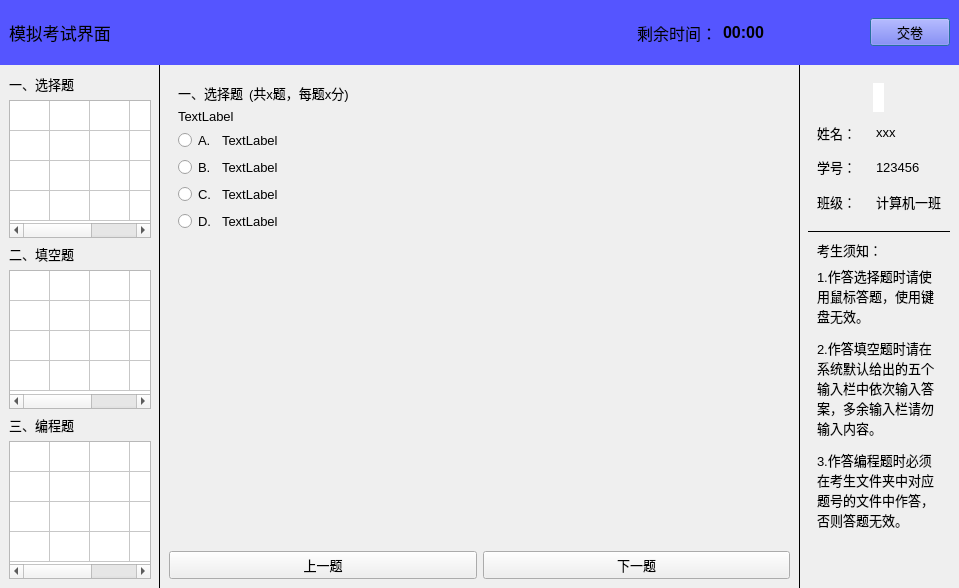
<?xml version="1.0" encoding="UTF-8"?>
<ui version="4.0">
 <class>ExamDialog</class>
 <widget class="QDialog" name="ExamDialog">
  <property name="geometry">
   <rect>
    <x>0</x>
    <y>0</y>
    <width>959</width>
    <height>588</height>
   </rect>
  </property>
  <property name="windowTitle">
   <string>Dialog</string>
  </property>
  <layout class="QGridLayout" name="gridLayout" rowstretch="1,8" columnstretch="1,4,1">
   <property name="leftMargin">
    <number>0</number>
   </property>
   <property name="topMargin">
    <number>0</number>
   </property>
   <property name="rightMargin">
    <number>0</number>
   </property>
   <property name="bottomMargin">
    <number>0</number>
   </property>
   <property name="spacing">
    <number>0</number>
   </property>
   <item row="0" column="0" colspan="3">
    <widget class="QWidget" name="widget_5" native="true">
     <property name="styleSheet">
      <string notr="true">background-color: rgb(85, 85, 255);</string>
     </property>
     <layout class="QHBoxLayout" name="horizontalLayout_5">
      <item>
       <widget class="QLabel" name="label_19">
        <property name="font">
         <font>
          <pointsize>13</pointsize>
         </font>
        </property>
        <property name="text">
         <string>模拟考试界面</string>
        </property>
       </widget>
      </item>
      <item>
       <spacer name="horizontalSpacer">
        <property name="orientation">
         <enum>Qt::Horizontal</enum>
        </property>
        <property name="sizeHint" stdset="0">
         <size>
          <width>40</width>
          <height>20</height>
         </size>
        </property>
       </spacer>
      </item>
      <item>
       <widget class="QLabel" name="label_17">
        <property name="font">
         <font>
          <pointsize>12</pointsize>
         </font>
        </property>
        <property name="text">
         <string>剩余时间：</string>
        </property>
       </widget>
      </item>
      <item>
       <widget class="QLabel" name="label_time">
        <property name="font">
         <font>
          <pointsize>12</pointsize>
          <bold>true</bold>
         </font>
        </property>
        <property name="text">
         <string>00:00</string>
        </property>
       </widget>
      </item>
      <item>
       <spacer name="horizontalSpacer_2">
        <property name="orientation">
         <enum>Qt::Horizontal</enum>
        </property>
        <property name="sizeType">
         <enum>QSizePolicy::Fixed</enum>
        </property>
        <property name="sizeHint" stdset="0">
         <size>
          <width>100</width>
          <height>20</height>
         </size>
        </property>
       </spacer>
      </item>
      <item>
       <widget class="QPushButton" name="btn_submit">
        <property name="font">
         <font>
          <pointsize>10</pointsize>
         </font>
        </property>
        <property name="text">
         <string>交卷</string>
        </property>
       </widget>
      </item>
     </layout>
    </widget>
   </item>
   <item row="1" column="0">
    <widget class="QWidget" name="widget_3" native="true">
     <property name="styleSheet">
      <string notr="true">QWidget#widget_3{border-right: 1px solid #000;}</string>
     </property>
     <layout class="QVBoxLayout" name="verticalLayout">
      <item>
       <layout class="QHBoxLayout" name="horizontalLayout">
        <property name="spacing">
         <number>0</number>
        </property>
        <item>
         <widget class="QLabel" name="label">
          <property name="font">
           <font>
            <pointsize>10</pointsize>
           </font>
          </property>
          <property name="text">
           <string>一、选择题</string>
          </property>
         </widget>
        </item>
       </layout>
      </item>
      <item>
       <widget class="QTableWidget" name="tableWidget_choice">
        <property name="cursor" stdset="0">
         <cursorShape>ArrowCursor</cursorShape>
        </property>
        <property name="focusPolicy">
         <enum>Qt::NoFocus</enum>
        </property>
        <property name="editTriggers">
         <set>QAbstractItemView::NoEditTriggers</set>
        </property>
        <property name="selectionMode">
         <enum>QAbstractItemView::NoSelection</enum>
        </property>
        <property name="selectionBehavior">
         <enum>QAbstractItemView::SelectItems</enum>
        </property>
        <property name="rowCount">
         <number>4</number>
        </property>
        <property name="columnCount">
         <number>5</number>
        </property>
        <attribute name="horizontalHeaderVisible">
         <bool>false</bool>
        </attribute>
        <attribute name="horizontalHeaderDefaultSectionSize">
         <number>40</number>
        </attribute>
        <attribute name="verticalHeaderVisible">
         <bool>false</bool>
        </attribute>
        <row/>
        <row/>
        <row/>
        <row/>
        <column/>
        <column/>
        <column/>
        <column/>
        <column/>
       </widget>
      </item>
      <item>
       <layout class="QHBoxLayout" name="horizontalLayout_2">
        <property name="spacing">
         <number>0</number>
        </property>
        <property name="topMargin">
         <number>0</number>
        </property>
        <item>
         <widget class="QLabel" name="label_5">
          <property name="font">
           <font>
            <pointsize>10</pointsize>
           </font>
          </property>
          <property name="text">
           <string>二、填空题</string>
          </property>
         </widget>
        </item>
       </layout>
      </item>
      <item>
       <widget class="QTableWidget" name="tableWidget_completion">
        <property name="focusPolicy">
         <enum>Qt::NoFocus</enum>
        </property>
        <property name="editTriggers">
         <set>QAbstractItemView::NoEditTriggers</set>
        </property>
        <property name="selectionMode">
         <enum>QAbstractItemView::NoSelection</enum>
        </property>
        <property name="rowCount">
         <number>4</number>
        </property>
        <property name="columnCount">
         <number>5</number>
        </property>
        <attribute name="horizontalHeaderVisible">
         <bool>false</bool>
        </attribute>
        <attribute name="horizontalHeaderDefaultSectionSize">
         <number>40</number>
        </attribute>
        <attribute name="verticalHeaderVisible">
         <bool>false</bool>
        </attribute>
        <row/>
        <row/>
        <row/>
        <row/>
        <column/>
        <column/>
        <column/>
        <column/>
        <column/>
       </widget>
      </item>
      <item>
       <layout class="QHBoxLayout" name="horizontalLayout_3">
        <property name="spacing">
         <number>0</number>
        </property>
        <property name="topMargin">
         <number>0</number>
        </property>
        <item>
         <widget class="QLabel" name="label_7">
          <property name="font">
           <font>
            <pointsize>10</pointsize>
           </font>
          </property>
          <property name="text">
           <string>三、编程题</string>
          </property>
         </widget>
        </item>
       </layout>
      </item>
      <item>
       <widget class="QTableWidget" name="tableWidget_program">
        <property name="focusPolicy">
         <enum>Qt::NoFocus</enum>
        </property>
        <property name="editTriggers">
         <set>QAbstractItemView::NoEditTriggers</set>
        </property>
        <property name="selectionMode">
         <enum>QAbstractItemView::NoSelection</enum>
        </property>
        <property name="rowCount">
         <number>4</number>
        </property>
        <property name="columnCount">
         <number>5</number>
        </property>
        <attribute name="horizontalHeaderVisible">
         <bool>false</bool>
        </attribute>
        <attribute name="horizontalHeaderDefaultSectionSize">
         <number>40</number>
        </attribute>
        <attribute name="verticalHeaderVisible">
         <bool>false</bool>
        </attribute>
        <row/>
        <row/>
        <row/>
        <row/>
        <column/>
        <column/>
        <column/>
        <column/>
        <column/>
       </widget>
      </item>
     </layout>
    </widget>
   </item>
   <item row="1" column="2">
    <widget class="QWidget" name="widget_2" native="true">
     <property name="styleSheet">
      <string notr="true">QWidget#widget_2{border-left: 1px solid #000;}</string>
     </property>
     <layout class="QVBoxLayout" name="verticalLayout_2" stretch="1,1">
      <item>
       <widget class="QWidget" name="widget_6" native="true">
        <layout class="QGridLayout" name="gridLayout_2">
         <item row="0" column="0" colspan="2">
          <layout class="QHBoxLayout" name="horizontalLayout_4">
           <item alignment="Qt::AlignHCenter">
            <widget class="QLabel" name="label_10">
             <property name="maximumSize">
              <size>
               <width>100</width>
               <height>100</height>
              </size>
             </property>
             <property name="styleSheet">
              <string notr="true">border: 2px solid #fff;
border-radius: 50px;
background-color: rgb(255, 255, 255);</string>
             </property>
             <property name="text">
              <string/>
             </property>
             <property name="pixmap">
              <pixmap resource="res.qrc">:/resource/user.png</pixmap>
             </property>
             <property name="scaledContents">
              <bool>true</bool>
             </property>
             <property name="margin">
              <number>20</number>
             </property>
            </widget>
           </item>
          </layout>
         </item>
         <item row="1" column="0">
          <widget class="QLabel" name="label_13">
           <property name="font">
            <font>
             <pointsize>10</pointsize>
            </font>
           </property>
           <property name="text">
            <string>姓名：</string>
           </property>
          </widget>
         </item>
         <item row="1" column="1">
          <widget class="QLabel" name="label_16">
           <property name="font">
            <font>
             <pointsize>10</pointsize>
            </font>
           </property>
           <property name="text">
            <string>xxx</string>
           </property>
          </widget>
         </item>
         <item row="2" column="0">
          <widget class="QLabel" name="label_11">
           <property name="font">
            <font>
             <pointsize>10</pointsize>
            </font>
           </property>
           <property name="text">
            <string>学号：</string>
           </property>
          </widget>
         </item>
         <item row="2" column="1">
          <widget class="QLabel" name="label_15">
           <property name="font">
            <font>
             <pointsize>10</pointsize>
            </font>
           </property>
           <property name="text">
            <string>123456</string>
           </property>
          </widget>
         </item>
         <item row="3" column="0">
          <widget class="QLabel" name="label_12">
           <property name="font">
            <font>
             <pointsize>10</pointsize>
            </font>
           </property>
           <property name="text">
            <string>班级：</string>
           </property>
          </widget>
         </item>
         <item row="3" column="1">
          <widget class="QLabel" name="label_14">
           <property name="font">
            <font>
             <pointsize>10</pointsize>
            </font>
           </property>
           <property name="text">
            <string>计算机一班</string>
           </property>
          </widget>
         </item>
        </layout>
       </widget>
      </item>
      <item>
       <widget class="QWidget" name="widget" native="true">
        <property name="styleSheet">
         <string notr="true">QWidget#widget{border-top: 1px solid #000;}</string>
        </property>
        <layout class="QVBoxLayout" name="verticalLayout_3">
         <item>
          <widget class="QLabel" name="label_3">
           <property name="font">
            <font>
             <pointsize>10</pointsize>
            </font>
           </property>
           <property name="text">
            <string>考生须知：</string>
           </property>
          </widget>
         </item>
         <item>
          <widget class="QLabel" name="label_9">
           <property name="font">
            <font>
             <pointsize>10</pointsize>
            </font>
           </property>
           <property name="text">
            <string>&lt;html&gt;&lt;head/&gt;&lt;body&gt;&lt;p&gt;1.作答选择题时请使用鼠标答题，使用键盘无效。&lt;/p&gt;&lt;p&gt;2.作答填空题时请在系统默认给出的五个输入栏中依次输入答案，多余输入栏请勿输入内容。&lt;/p&gt;&lt;p&gt;3.作答编程题时必须在考生文件夹中对应题号的文件中作答，否则答题无效。&lt;/p&gt;&lt;/body&gt;&lt;/html&gt;</string>
           </property>
           <property name="wordWrap">
            <bool>true</bool>
           </property>
          </widget>
         </item>
         <item>
          <spacer name="verticalSpacer_4">
           <property name="orientation">
            <enum>Qt::Vertical</enum>
           </property>
           <property name="sizeHint" stdset="0">
            <size>
             <width>20</width>
             <height>40</height>
            </size>
           </property>
          </spacer>
         </item>
        </layout>
       </widget>
      </item>
     </layout>
    </widget>
   </item>
   <item row="1" column="1">
    <widget class="QWidget" name="widget_4" native="true">
     <property name="styleSheet">
      <string notr="true"/>
     </property>
     <layout class="QVBoxLayout" name="verticalLayout_4">
      <item>
       <widget class="QStackedWidget" name="stackedWidget">
        <property name="currentIndex">
         <number>0</number>
        </property>
        <widget class="QWidget" name="page">
         <layout class="QVBoxLayout" name="verticalLayout_7">
          <item>
           <layout class="QHBoxLayout" name="horizontalLayout_6">
            <item>
             <widget class="QLabel" name="label_2">
              <property name="font">
               <font>
                <pointsize>10</pointsize>
               </font>
              </property>
              <property name="text">
               <string>一、选择题</string>
              </property>
             </widget>
            </item>
            <item>
             <widget class="QLabel" name="label_choiceScore">
              <property name="font">
               <font>
                <pointsize>10</pointsize>
               </font>
              </property>
              <property name="text">
               <string>(共x题，每题x分)</string>
              </property>
             </widget>
            </item>
            <item>
             <spacer name="horizontalSpacer_7">
              <property name="orientation">
               <enum>Qt::Horizontal</enum>
              </property>
              <property name="sizeHint" stdset="0">
               <size>
                <width>40</width>
                <height>20</height>
               </size>
              </property>
             </spacer>
            </item>
           </layout>
          </item>
          <item>
           <widget class="QLabel" name="label_choiceDescribe">
            <property name="font">
             <font>
              <pointsize>10</pointsize>
             </font>
            </property>
            <property name="text">
             <string>TextLabel</string>
            </property>
           </widget>
          </item>
          <item>
           <layout class="QHBoxLayout" name="horizontalLayout_10">
            <property name="topMargin">
             <number>0</number>
            </property>
            <item>
             <widget class="QRadioButton" name="rBtn_A">
              <property name="font">
               <font>
                <pointsize>10</pointsize>
               </font>
              </property>
              <property name="text">
               <string>A.</string>
              </property>
             </widget>
            </item>
            <item>
             <widget class="QLabel" name="label_optionA">
              <property name="font">
               <font>
                <pointsize>10</pointsize>
               </font>
              </property>
              <property name="text">
               <string>TextLabel</string>
              </property>
             </widget>
            </item>
            <item>
             <spacer name="horizontalSpacer_3">
              <property name="orientation">
               <enum>Qt::Horizontal</enum>
              </property>
              <property name="sizeHint" stdset="0">
               <size>
                <width>40</width>
                <height>20</height>
               </size>
              </property>
             </spacer>
            </item>
           </layout>
          </item>
          <item>
           <layout class="QHBoxLayout" name="horizontalLayout_11">
            <property name="topMargin">
             <number>0</number>
            </property>
            <item>
             <widget class="QRadioButton" name="rBtn_B">
              <property name="font">
               <font>
                <pointsize>10</pointsize>
               </font>
              </property>
              <property name="text">
               <string>B.</string>
              </property>
             </widget>
            </item>
            <item>
             <widget class="QLabel" name="label_optionB">
              <property name="font">
               <font>
                <pointsize>10</pointsize>
               </font>
              </property>
              <property name="text">
               <string>TextLabel</string>
              </property>
             </widget>
            </item>
            <item>
             <spacer name="horizontalSpacer_4">
              <property name="orientation">
               <enum>Qt::Horizontal</enum>
              </property>
              <property name="sizeHint" stdset="0">
               <size>
                <width>40</width>
                <height>20</height>
               </size>
              </property>
             </spacer>
            </item>
           </layout>
          </item>
          <item>
           <layout class="QHBoxLayout" name="horizontalLayout_12">
            <property name="topMargin">
             <number>0</number>
            </property>
            <item>
             <widget class="QRadioButton" name="rBtn_C">
              <property name="font">
               <font>
                <pointsize>10</pointsize>
               </font>
              </property>
              <property name="text">
               <string>C.</string>
              </property>
             </widget>
            </item>
            <item>
             <widget class="QLabel" name="label_optionC">
              <property name="font">
               <font>
                <pointsize>10</pointsize>
               </font>
              </property>
              <property name="text">
               <string>TextLabel</string>
              </property>
             </widget>
            </item>
            <item>
             <spacer name="horizontalSpacer_5">
              <property name="orientation">
               <enum>Qt::Horizontal</enum>
              </property>
              <property name="sizeHint" stdset="0">
               <size>
                <width>40</width>
                <height>20</height>
               </size>
              </property>
             </spacer>
            </item>
           </layout>
          </item>
          <item>
           <layout class="QHBoxLayout" name="horizontalLayout_13">
            <property name="topMargin">
             <number>0</number>
            </property>
            <item>
             <widget class="QRadioButton" name="rBtn_D">
              <property name="font">
               <font>
                <pointsize>10</pointsize>
               </font>
              </property>
              <property name="text">
               <string>D.</string>
              </property>
             </widget>
            </item>
            <item>
             <widget class="QLabel" name="label_optionD">
              <property name="font">
               <font>
                <pointsize>10</pointsize>
               </font>
              </property>
              <property name="text">
               <string>TextLabel</string>
              </property>
             </widget>
            </item>
            <item>
             <spacer name="horizontalSpacer_6">
              <property name="orientation">
               <enum>Qt::Horizontal</enum>
              </property>
              <property name="sizeHint" stdset="0">
               <size>
                <width>40</width>
                <height>20</height>
               </size>
              </property>
             </spacer>
            </item>
           </layout>
          </item>
          <item>
           <spacer name="verticalSpacer">
            <property name="orientation">
             <enum>Qt::Vertical</enum>
            </property>
            <property name="sizeHint" stdset="0">
             <size>
              <width>20</width>
              <height>40</height>
             </size>
            </property>
           </spacer>
          </item>
         </layout>
        </widget>
        <widget class="QWidget" name="page_2">
         <layout class="QVBoxLayout" name="verticalLayout_5">
          <item>
           <layout class="QHBoxLayout" name="horizontalLayout_8">
            <item>
             <widget class="QLabel" name="label_24">
              <property name="font">
               <font>
                <pointsize>10</pointsize>
               </font>
              </property>
              <property name="text">
               <string>二、填空题</string>
              </property>
             </widget>
            </item>
            <item>
             <widget class="QLabel" name="label_completionScore">
              <property name="font">
               <font>
                <pointsize>10</pointsize>
               </font>
              </property>
              <property name="text">
               <string>(共x题，每题x分)</string>
              </property>
             </widget>
            </item>
            <item>
             <spacer name="horizontalSpacer_8">
              <property name="orientation">
               <enum>Qt::Horizontal</enum>
              </property>
              <property name="sizeHint" stdset="0">
               <size>
                <width>40</width>
                <height>20</height>
               </size>
              </property>
             </spacer>
            </item>
           </layout>
          </item>
          <item>
           <widget class="QLabel" name="label_completionDescribe">
            <property name="font">
             <font>
              <pointsize>10</pointsize>
             </font>
            </property>
            <property name="text">
             <string>TextLabel</string>
            </property>
           </widget>
          </item>
          <item>
           <widget class="QWidget" name="widget_completion" native="true">
            <layout class="QVBoxLayout" name="verticalLayout_8">
             <item>
              <widget class="QLineEdit" name="lineEdit_blank1">
               <property name="font">
                <font>
                 <pointsize>10</pointsize>
                </font>
               </property>
              </widget>
             </item>
             <item>
              <widget class="QLineEdit" name="lineEdit_blank2">
               <property name="font">
                <font>
                 <pointsize>10</pointsize>
                </font>
               </property>
              </widget>
             </item>
             <item>
              <widget class="QLineEdit" name="lineEdit_blank3">
               <property name="font">
                <font>
                 <pointsize>10</pointsize>
                </font>
               </property>
              </widget>
             </item>
             <item>
              <widget class="QLineEdit" name="lineEdit_blank4">
               <property name="font">
                <font>
                 <pointsize>10</pointsize>
                </font>
               </property>
              </widget>
             </item>
             <item>
              <widget class="QLineEdit" name="lineEdit_blank5">
               <property name="font">
                <font>
                 <pointsize>10</pointsize>
                </font>
               </property>
              </widget>
             </item>
            </layout>
           </widget>
          </item>
          <item>
           <spacer name="verticalSpacer_2">
            <property name="orientation">
             <enum>Qt::Vertical</enum>
            </property>
            <property name="sizeHint" stdset="0">
             <size>
              <width>20</width>
              <height>40</height>
             </size>
            </property>
           </spacer>
          </item>
         </layout>
        </widget>
        <widget class="QWidget" name="page_3">
         <layout class="QVBoxLayout" name="verticalLayout_6">
          <item>
           <layout class="QHBoxLayout" name="horizontalLayout_9">
            <item>
             <widget class="QLabel" name="label_26">
              <property name="font">
               <font>
                <pointsize>10</pointsize>
               </font>
              </property>
              <property name="text">
               <string>三、编程题</string>
              </property>
             </widget>
            </item>
            <item>
             <widget class="QLabel" name="label_programScore">
              <property name="font">
               <font>
                <pointsize>10</pointsize>
               </font>
              </property>
              <property name="text">
               <string>(共x题，每题x分)</string>
              </property>
             </widget>
            </item>
            <item>
             <spacer name="horizontalSpacer_9">
              <property name="orientation">
               <enum>Qt::Horizontal</enum>
              </property>
              <property name="sizeHint" stdset="0">
               <size>
                <width>40</width>
                <height>20</height>
               </size>
              </property>
             </spacer>
            </item>
           </layout>
          </item>
          <item>
           <widget class="QLabel" name="label_programDescribe">
            <property name="font">
             <font>
              <pointsize>10</pointsize>
             </font>
            </property>
            <property name="text">
             <string>TextLabel</string>
            </property>
           </widget>
          </item>
          <item alignment="Qt::AlignRight">
           <widget class="QToolButton" name="tBtn_userFolder">
            <property name="font">
             <font>
              <pointsize>10</pointsize>
             </font>
            </property>
            <property name="text">
             <string>考生文件夹</string>
            </property>
           </widget>
          </item>
          <item>
           <spacer name="verticalSpacer_3">
            <property name="orientation">
             <enum>Qt::Vertical</enum>
            </property>
            <property name="sizeHint" stdset="0">
             <size>
              <width>20</width>
              <height>40</height>
             </size>
            </property>
           </spacer>
          </item>
         </layout>
        </widget>
       </widget>
      </item>
      <item>
       <layout class="QHBoxLayout" name="horizontalLayout_7">
        <property name="topMargin">
         <number>0</number>
        </property>
        <item>
         <widget class="QPushButton" name="btn_last">
          <property name="font">
           <font>
            <pointsize>10</pointsize>
           </font>
          </property>
          <property name="text">
           <string>上一题</string>
          </property>
         </widget>
        </item>
        <item>
         <widget class="QPushButton" name="btn_next">
          <property name="font">
           <font>
            <pointsize>10</pointsize>
           </font>
          </property>
          <property name="text">
           <string>下一题</string>
          </property>
         </widget>
        </item>
       </layout>
      </item>
     </layout>
    </widget>
   </item>
  </layout>
 </widget>
 <resources>
  <include location="res.qrc"/>
 </resources>
 <connections/>
</ui>
